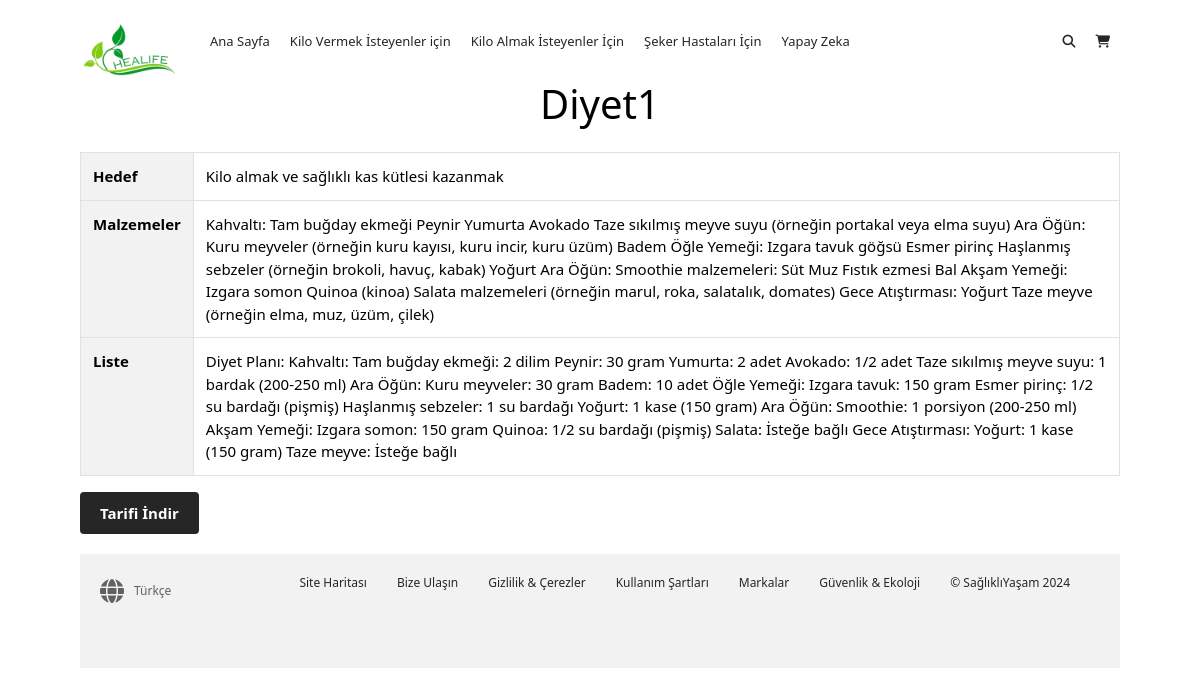
Page /recipe/1/ on the committed database.
### pages/models.py (models this page shows, shortened)
class Recipe(models.Model):
    name = models.CharField(max_length=100)
    goal = models.CharField(max_length=100)
    ingredients = models.TextField()
    list = models.TextField()
    category = models.ForeignKey(Category, on_delete=models.CASCADE)
    min_bmi = models.FloatField(default=0)
    max_bmi = models.FloatField(default=50)

### pages/views.py (the view)
# urls.py: path('recipe/<int:pk>/', recipe_detail, name='recipe_detail'),
def recipe_detail(request, pk):
    recipe = get_object_or_404(Recipe, pk=pk)
    return render(request, 'recipe_detail.html', {'recipe': recipe})

### templates/recipe_detail.html (shortened to what this page needs)
<!DOCTYPE html>
<html lang="tr">
<head>
    <link href="https://maxcdn.bootstrapcdn.com/bootstrap/4.0.0/css/bootstrap.min.css" rel="stylesheet">
    {% load static %}
    <link rel="stylesheet" type="text/css" href="{% static 'diyet.css' %}">
</head>
<body>
    <div class="container">
        <nav class="main-nav">
            <img class="logo" src="{% static 'logonew.png' %}">
            <ul class="main-menu">
                <li><a href="#">Ana Sayfa</a></li>
                <li><a href="#diyet1">Kilo Vermek İsteyenler için</a></li>
                <li><a href="#diyet2">Kilo Almak İsteyenler İçin</a></li>
                <li><a href="#diyet3">Şeker Hastaları İçin</a></li>
                <li><a href="#">Yapay Zeka</a></li>
            </ul>
            <ul class="right-menu">
                <li>
                    <a href="#">
                        <i class="fas fa-search"></i>
                    </a>
                </li>
                <li>
                    <a href="#">
                        <i class="fas fa-shopping-cart"></i>
                    </a>
                </li>
            </ul>
        </nav>
        <h1 class="mb-4">{{ recipe.name }}</h1>
        <table class="table table-bordered">
            <tbody>
                <tr>
                    <th scope="row">Hedef</th>
                    <td>{{ recipe.goal }}</td>
                </tr>
                <tr>
                    <th scope="row">Malzemeler</th>
                    <td>{{ recipe.ingredients }}</td>
                </tr>
                <tr>
                    <th scope="row">Liste</th>
                    <td>{{ recipe.list }}</td>
                </tr>
            </tbody>
        </table>
        <a href="{% url 'export_recipe' recipe.id %}" class="btn btn-primary">Tarifi İndir</a>
    <footer class="footer">
        <div class="footer-inner">
            <div><i class="fas fa-globe fa-2x"></i> Türkçe</div>
            <ul>
                <li><a href="#">Site Haritası</a></li>
                <li><a href="#">Bize Ulaşın</a></li>
                <li><a href="#">Gizlilik & Çerezler</a></li>
                <li><a href="#">Kullanım Şartları</a></li>
                <li><a href="#">Markalar</a></li>
                <li><a href="#">Güvenlik & Ekoloji</a></li>
                <li><a href="#">&copy; SağlıklıYaşam 2024</a></li>
            </ul>
        </div>
    </footer>
</body>
</html>

### static/diyet.css (style rules this page uses)
* { box-sizing: border-box; margin: 0; padding: 0; }
a { color: #262626; text-decoration: none; }
ul { list-style: none; }
.container { width: 90%; max-width: 1100px; margin: auto; }
body { font-family: 'Segoe UI', Tahoma, Geneva, Verdana, sans-serif; background: #fff; color: #000; font-size: 15px; line-height: 1.5; }
.main-nav { display: flex; align-items: center; justify-content: space-between; height: 60px; padding: 20px 0; font-size: 13px; }
.main-nav .logo { width: 100px; }
.main-nav ul { display: flex; }
.main-nav ul li { padding: 0 10px; }
.main-nav ul li a { padding-bottom: 2px; }
.main-nav ul.main-menu { flex: 1; margin-left: 20px; }
.btn { cursor: pointer; display: inline-block; border: 0; font-weight: bold; padding: 10px 20px; background: #262626; color: #fff; font-size: 15px;; }
.container { max-width: 1200px; margin: 0 auto; padding: 20px; }
h1 { text-align: center; margin-bottom: 20px; }
ul { list-style-type: none; padding-left: 0; }
table { width: 100%; border-collapse: collapse; margin-top: 20px; }
th, td { border: 1px solid #ddd; padding: 8px; text-align: left; }
th { background-color: #f2f2f2; }
.footer { background: #f2f2f2; color: #616161; font-size: 12px; padding: 20px 0; margin-top: 20px; }
.footer-inner { max-width: 1100px; margin: 0 auto; padding: 0 20px 0 20px; display: flex; align-items: center; justify-content: space-between; }
.footer div { margin-bottom: 20px; display: flex; align-items: center; }
.footer div i { margin-right: 10px; }
.footer ul { display: flex; flex-wrap: wrap; }
.footer li { margin-right: 30px; margin-bottom: 20px; }

### rows in the picture
Recipe: name "Diyet1", goal "Kilo almak ve sağlıklı kas kütlesi kazanmak", ingredients "Kahvaltı: Tam buğday ekmeği Peynir Yumurta Avokado Taze sıkılmış meyve suyu (örneğin portakal veya elma suyu) Ara Öğün: Kuru meyveler (örneğin kuru kayısı, kuru incir, kuru üzüm) Badem Öğle Yemeği: Izgara tavuk göğsü Esmer pirinç Haşlanmış sebzeler (örneğin brokoli, havuç, kabak) Yoğurt Ara Öğün: Smoothie malzemeleri: Süt Muz Fıstık ezmesi Bal Akşam Yemeği: Izgara somon Quinoa (kinoa) Salata malzemeleri (örneğin marul, roka, salatalık, domates) Gece Atıştırması: Yoğurt Taze meyve (örneğin elma, muz, üzüm, çilek)", list "Diyet Planı: Kahvaltı: Tam buğday ekmeği: 2 dilim Peynir: 30 gram Yumurta: 2 adet Avokado: 1/2 adet Taze sıkılmış meyve suyu: 1 bardak (200-250 ml) Ara Öğün: Kuru meyveler: 30 gram Badem: 10 adet Öğle Yemeği: Izgara tavuk: 150 gram Esmer pirinç: 1/2 su bardağı (pişmiş) Haşlanmış sebzeler: 1 su bardağı Yoğurt: 1 kase (150 gram) Ara Öğün: Smoothie: 1 porsiyon (200-250 ml) Akşam Yemeği: Izgara somon: 150 gram Quinoa: 1/2 su bardağı (pişmiş) Salata: İsteğe bağlı Gece Atıştırması: Yoğurt: 1 kase (150 gram) Taze meyve: İsteğe bağlı"
